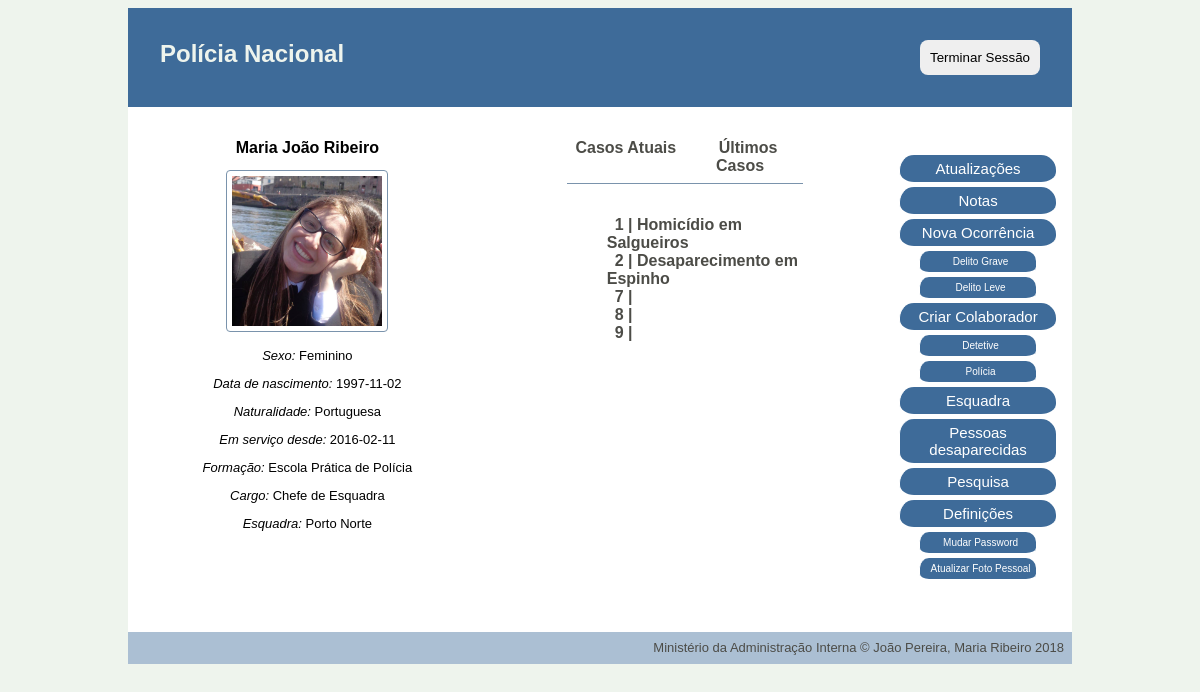
/pages/main.php?definitions=1 (signed in), run on the app's committed database.
### tables this page shows
CREATE TABLE personnel (
    username VARCHAR PRIMARY KEY,
    password VARCHAR NOT NULL,
    email VARCHAR(320) NOT NULL, -- 64 characters for local part + @ + 255 for domain name
    fullname VARCHAR(128) NOT NULL,
    gender VARCHAR NOT NULL,
    birthdate date NOT NULL,
    naturality VARCHAR NOT NULL,
    start_service date NOT NULL,
    school VARCHAR REFERENCES schools NOT NULL,
    position VARCHAR REFERENCES positions NOT NULL,
    station INTEGER REFERENCES stations,
    profile_pic VARCHAR
);

CREATE TABLE stations (
    id INTEGER PRIMARY KEY,
    name VARCHAR NOT NULL,
    city VARCHAR NOT NULL,
    adress VARCHAR NOT NULL,
    chief VARCHAR REFERENCES personnel
);

CREATE TABLE occurrences (
    id INTEGER PRIMARY KEY,
    type integer REFERENCES occ_type NOT NULL,
    title VARCHAR NOT NULL,
    chief_detective VARCHAR REFERENCES personnel,
    state VARCHAR REFERENCES states NOT NULL ,
    oppening_date date NOT NULL,
    location VARCHAR NOT NULL,
    description VARCHAR NOT NULL,
    station VARCHAR REFERENCES stations NOT NULL
);

### database/connection.php (called while the page is built, shortened)
<?php $db = new PDO('sqlite:../database/database.db');
function getUserByUsername($username) {
  global $db;
  $query = $db->prepare('SELECT * FROM personnel WHERE username = ?');
  $query->execute(array($username));
  return $query->fetch();
}
function GetOccurrencesByStation($station) {
  global $db;
  $query = $db->prepare('SELECT * FROM occurrences WHERE station=? ');
  $query->execute(array($station));
  return $query->fetchAll();
}
function GetStationByID($id){
  global $db;
  $query = $db->prepare('SELECT * FROM stations WHERE id = ?');
  $query->execute([$id]);
  return $query->fetch();
}

### pages/main.php (the view, shortened to what this page needs)
 <?php
include_once('../database/connection.php');
$username = $_SESSION['username'];
?>
<!DOCTYPE html>
<html>
<head>
    <link href="../css/style.css" rel="stylesheet">
    <link href="../css/layout.css" rel="stylesheet">
</head>
<div class="container">
<?php include_once('../common/header_aside.php'); ?>
<body>
    <div id="personnel_info">
        <h1><?php echo $user['fullname']?></h1>
        <p> <?php if (isset($user['profile_pic'])) { ?>
            <img src="../profile_pic/<?=$username?>.jpg">
        <?php }else{?>
            <img src="../profile_pic/default/avatar.jpg">
        <?php }?></p>
        <p> <i> Sexo: </i> <?php echo $user['gender'] ?></p>
        <p> <i> Data de nascimento: </i> <?php echo $user['birthdate'] ?>  </p>
        <p> <i> Naturalidade:  </i><?php echo $user['naturality'] ?> </p>
        <p> <i> Em serviço desde: </i> <?php echo $user['start_service'] ?> </p>
        <p> <i> Formação: </i> <?php echo $user['school'] ?> </p>
        <p> <i> Cargo:  </i><?php echo $user['position'] ?> </p>
        <?php if ($user['position']!="Diretor Nacional"){?>
            <p> <i> Esquadra: </i> <?php echo $station['name'] ?></a></p>
        <?php } ?>
        </div>
    <?php if ($user['position']=='Diretor Nacional'){
        $occurrences=GetAllOccurrences();
    }elseif ($user['position']=='Chefe de Esquadra'){
        $occurrences=GetOccurrencesByStation($station['id']);
    }elseif ($user['position']=='Detetive'){
        $occurrences=GetOccurrencesByUsernameAndMinorOccurrences($username,$station['id']);
    }elseif ($user['position']=='Polícia'){
        $occurrences=GetOccurrencesByUsername($username);
    }
    if (!empty($occurrences)) { ?>
       <div id="work">
            <ul id="tab">
                <li><a href="main.php">Casos Atuais</a></li>
                <li><a href="main.php?work=past">Últimos Casos</a></li>
            </ul>
        <?php if (isset($work)) { ?>
            <div id="past_work">
                <ul>
                    <?php foreach($occurrences as $occurrence) { ?>
                        <?php if ($occurrence['state']=='Fechado' or $occurrence['state']=='Arquivado') { ?>
                            <?php echo "<li><a href='single_occurrence.php?id=" . $occurrence['id'] . "'>" . $occurrence['id'] . " | " . $occurrence['title'] . "</a></li>" ; ?>                             <? } ?>
                        <? } ?>
                </ul>
            </div>
        <?php } else { ?>
            <div id="current_work">
                <ul>
                    <?php foreach($occurrences as $occurrence) { ?>
                        <?php if ($occurrence['state']=='Aberto') {?>
                            <?php echo "<li><a href='single_occurrence.php?id=" . $occurrence['id'] . "'>" . $occurrence['id'] . " | " . $occurrence['title'] . "</a></li>" ; ?>
                        <? } ?>
                    <? } ?>
                </ul>
            </div>
        <? } ?>
        </div>
    <? } ?>
</body>
<?php include_once('../common/footer.php'); ?>
</div>
</html>

### css/style.css (style rules this page uses)
html { background-color:#EEF4ED; margin:auto; width: 80%; font-family: Arial, Helvetica, sans-serif; }
img { border: 1px solid #7A93AC; border-radius: 4px; padding: 5px; width: 150px; }
li { list-style-type: none; }
a { color: black; text-decoration: none; }
#personnel_info { text-align:center; }
#work { padding-left:3em; padding-right:3em; }
h1 { margin:0; font-size: medium; }
p { font-size: small; }
#tab { margin: 0; padding-top: 0; padding-bottom: 0.5em; padding-left: 0; margin-right: 2em; margin-left: 2em; border-bottom-style: solid; border-width: 0.5px; border-color:#7A93AC; text-align: center; }
#work li a { text-decoration: none; color: #4C4C47; font-weight: bold; padding-bottom: 0.5em; padding-left: 0.5em; padding-right: 0.5em; }
#current_work { margin:2em; }

### css/layout.css (style rules this page uses)
.container { display: grid; background-color:white; grid-template-columns: 38% 42% 20% ; grid-template-areas: 'header header header' 'body body right_bar' 'footer footer footer'; }
#tab { display: flex; flex-direction: row; }
#tab li { display: block; flex: 1; }

### data on the page
personnel: fullname "Maria João Ribeiro", gender "Feminino", birthdate "1997-11-02", naturality "Portuguesa", start_service "2016-02-11", school "Escola Prática de Polícia", position "Chefe de Esquadra"
stations: name "Porto Norte"
occurrences: id "1", title "Homicídio em Salgueiros"
occurrences: id "2", title "Desaparecimento em Espinho"
occurrences: id "7"
occurrences: id "8"
occurrences: id "9"
